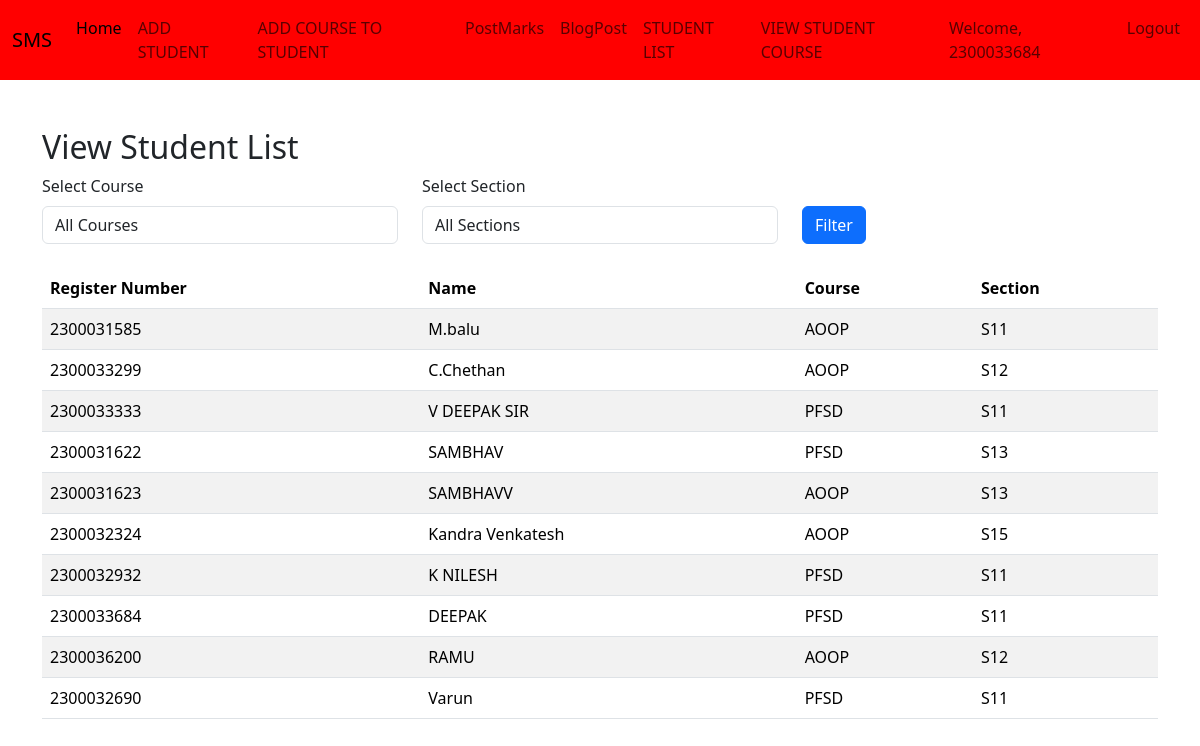
Screenshot of /facultyapp/view_student_list/ (signed in) with the database file from the repository.
### adminapp/models.py (models this page shows, shortened)
class StudentList(models.Model):
    Register_Number = models.CharField(max_length=20, unique=True)
    Name = models.CharField(max_length=100)
    user = models.OneToOneField(User, on_delete=models.CASCADE, null=True)

### facultyapp/models.py (models this page shows, shortened)
class AddCourse(models.Model):
    COURSE_CHOICES = [
        ('AOOP', 'Advanced Object-Oriented Programming'),
        ('PFSD', 'Python Full Stack Development'),
    ]
    SECTION_CHOICES = [
        ('S11', 'Section S11'),
        ('S12', 'Section S12'),
        ('S13', 'Section S13'),
        ('S14', 'Section S14'),
        ('S15', 'Section S15'),
    ]
    student = models.ForeignKey(StudentList, on_delete=models.CASCADE)
    course = models.CharField(max_length=50, choices=COURSE_CHOICES)
    section = models.CharField(max_length=50, choices=SECTION_CHOICES)

### facultyapp/views.py (the view)
# urls.py: path('view_student_list/',views.view_student_list,name='view_student_list'),
def view_student_list(request):
    course = request.GET.get('course')
    section = request.GET.get('section')
    student_courses = AddCourse.objects.all()
    if course:
        student_courses = student_courses.filter(course=course)
    if section:
        student_courses = student_courses.filter(section=section)
    students = StudentList.objects.filter(id__in=student_courses.values('student_id'))
    course_choices = AddCourse.COURSE_CHOICES
    section_choices = AddCourse.SECTION_CHOICES
    context = {
        'students': students,
        'course_choices': course_choices,
        'section_choices': section_choices,
        'selected_course': course,
        'selected_section': section,
    }
    return render(request, 'facultyapp/view_student_list.html', context)

### templates/facultyapp/view_student_list.html (shortened to what this page needs)
{% extends 'Navbar/FacultyNavbar.html' %}
{% load static %}
{% block body %}
    <div class="container mt-5">
        <h2>View Student List</h2>
        <form method="get" class="mb-4">
            <div class="row">
                <div class="col-md-4">
                    <label for="course" class="form-label">Select Course</label>
                    <select name="course" id="course" class="form-control">
                        <option value="">All Courses</option>
                    </select>
                </div>
                <div class="col-md-4">
                    <label for="section" class="form-label">Select Section</label>
                    <select name="section" id="section" class="form-control">
                        <option value="">All Sections</option>
                    </select>
                </div>
                <div class="col-md-4 mt-4">
                    <button type="submit" class="btn btn-primary mt-2">Filter</button>
                </div>
            </div>
        </form>
        <table class="table table-striped">
            <thead>
                <tr>
                    <th>Register Number</th>
                    <th>Name</th>
                    <th>Course</th>
                    <th>Section</th>
                </tr>
            </thead>
            <tbody>
                {% if students %}
                    {% for student in students %}
                        <tr>
                            <td>{{ student.Register_Number }}</td>
                            <td>{{ student.Name }}</td>
                            <td>{{ student.addcourse_set.first.course }}</td>
                            <td>{{ student.addcourse_set.first.section }}</td>
                        </tr>
                    {% endfor %}
                {% else %}
                    <tr>
                        <td colspan="4" class="text-center">No students found.</td>
                    </tr>
                {% endif %}
            </tbody>
        </table>
    </div>
{% endblock %}

### templates/Navbar/FacultyNavbar.html (shortened to what this page needs)
<!DOCTYPE html>
<html lang="en">
<head>
    <link href="https://cdn.jsdelivr.net/npm/bootstrap@5.3.3/dist/css/bootstrap.min.css" rel="stylesheet">
</head>
<body>
<nav class="navbar navbar-expand-lg navbar-red">
  <div class="container-fluid">
    <a class="navbar-brand" href="{% url 'projecthomepage' %}">SMS</a>
    <div class="collapse navbar-collapse" id="navbarNavDropdown">
      <ul class="navbar-nav">
        <li class="nav-item">
          <a class="nav-link active" aria-current="page" href="#">Home</a>
        </li>
        <li class="nav-item">
          <a class="nav-link" href="{% url 'add_student' %}">ADD STUDENT</a>
        </li>
                  <li class="nav-item">
          <a class="nav-link" href="{% url 'facultyapp:add_course' %}">ADD COURSE TO STUDENT</a>
        </li>
                    <li class="nav-item">
          <a class="nav-link" href="{% url 'facultyapp:post_marks' %}">PostMarks</a>
        </li>
          <li class="nav-item">
          <a class="nav-link" href="{% url 'facultyapp:add_blog' %}">BlogPost</a>
        </li>
        <li class="nav-item">
          <a class="nav-link" href="{% url 'student_list' %}">STUDENT LIST</a>
                  <li class="nav-item">
          <a class="nav-link" href="{% url 'facultyapp:view_student_list' %}"> VIEW STUDENT COURSE</a>
      </ul>
      <ul  class="navbar-nav ms-auto">
<li>
        {% if user.is_authenticated %}
        <li class="nav-item">
        <span class="nav-link">Welcome, {{ user.username }}</span>
    </li>
          <li class="nav-item">
          <a class="nav-link" href="{% url 'logout' %}">Logout</a>
          </li>
        {% endif %}
 </li>
      </ul>
    </div>
  </div>
</nav>
{% block body %}
{% endblock %}
</body>
</html>

### templates/Navbar/FacultyNavbar.html (style rules this page uses)
.navbar-red { background-color:Red !important; }

### rows the page displays
StudentList: Register_Number "2300031585", Name "M.balu", addcourse_set.first.course "AOOP", addcourse_set.first.section "S11"
StudentList: Register_Number "2300033299", Name "C.Chethan", addcourse_set.first.course "AOOP", addcourse_set.first.section "S12"
StudentList: Register_Number "2300033333", Name "V DEEPAK SIR", addcourse_set.first.course "PFSD", addcourse_set.first.section "S11"
StudentList: Register_Number "2300031622", Name "SAMBHAV", addcourse_set.first.course "PFSD", addcourse_set.first.section "S13"
StudentList: Register_Number "2300031623", Name "SAMBHAVV", addcourse_set.first.course "AOOP", addcourse_set.first.section "S13"
StudentList: Register_Number "2300032324", Name "Kandra Venkatesh", addcourse_set.first.course "AOOP", addcourse_set.first.section "S15"
StudentList: Register_Number "2300032932", Name "K NILESH", addcourse_set.first.course "PFSD", addcourse_set.first.section "S11"
StudentList: Register_Number "2300033684", Name "DEEPAK", addcourse_set.first.course "PFSD", addcourse_set.first.section "S11"
StudentList: Register_Number "2300036200", Name "RAMU", addcourse_set.first.course "AOOP", addcourse_set.first.section "S12"
StudentList: Register_Number "2300032690", Name "Varun", addcourse_set.first.course "PFSD", addcourse_set.first.section "S11"

### other values shown
{{ user.username }} "2300033684"
